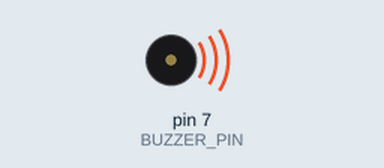
This sketch was run on a simulated Arduino Uno, built with avr-gcc and run on an emulated ATmega328P. Parts: buzzer (waves = sounding).

Above: at 0.1 s.
Timing chart, 0 to 40.0 s (numbered marks = the images above):
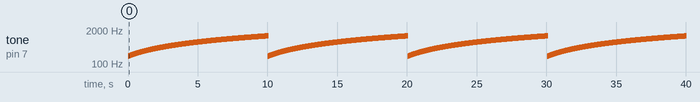

Measured:
- by itself, tone on pin 7 (BUZZER_PIN): plays 200 Hz for 0.01 s, 201 Hz for 0.01 s, 202 Hz for 0.01 s, 203 Hz for 0.01 s, 204 Hz for 0.01 s, 205 Hz for 0.01 s … (3992 notes in this stretch)

The sketch:

passive_buzzer_module.ino
```cpp
const int BUZZER_PIN = 7;

void setup() {
    pinMode(BUZZER_PIN, OUTPUT);
}

void loop() {
    for (int frequency = 200; frequency < 1200; frequency++) {
        tone(BUZZER_PIN, frequency);
        delay(10);
    }
}
```
